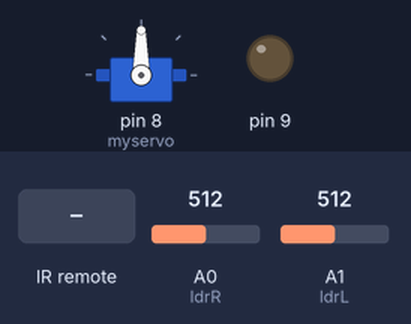
Recording of a sketch running on a simulated Arduino Uno, built with avr-gcc and run on an emulated ATmega328P. Shown: servo, output pins drawn as LEDs (lit = HIGH). Inputs (shaded band) come from the test bench; at power-on: A0 (ldrR) = 512, A1 (ldrL) = 512. What the sketch prints to the serial monitor is not drawn.

Above: at 1.2 s.
1.3 s: infrared code 0xB946FF00 received
At 2.6 s:
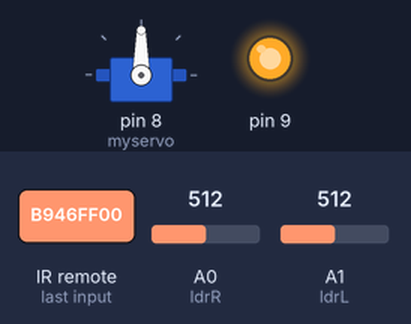
4.3 s: infrared code 0xBB44FF00 received
At 4.9 s:
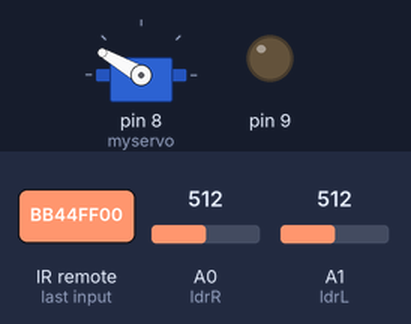
5.8 s: infrared code 0xBC43FF00 received
At 6.4 s:
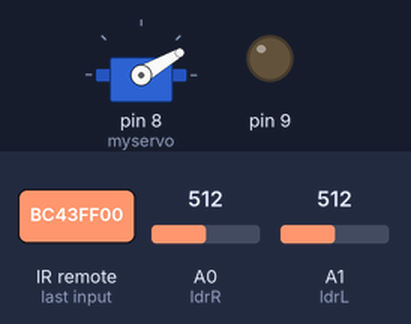
7.3 s: infrared code 0xB946FF00 received
At 7.8 s:
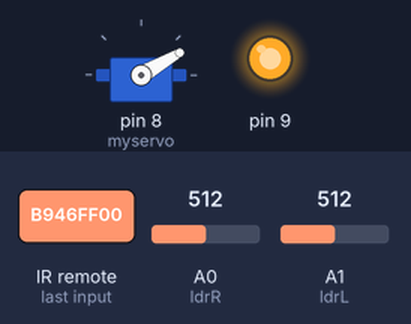
9.8 s: A0 (ldrR) set to 11
11.3 s: A0 (ldrR) set to 8
Timing chart, 0 to 13.8 s (numbered marks = the images above; inputs shaded):
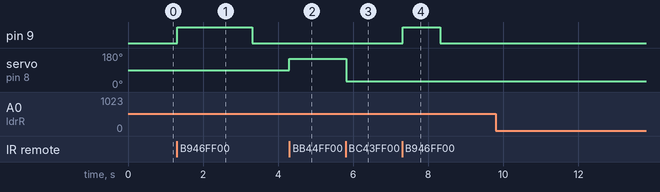

The sketch:

Task1asif.ino
```cpp
#include "IRremote.h"
#include <Servo.h>

int receiver = 12; // Signal Pin of IR receiver to Arduino Digital Pin
const int ldrR = A0;
const int ldrL = A1;
int Lbench, Rbench;
int thresh = 150;
int dir = 0;

Servo myservo;

void setup()
{
  Serial.begin(9600);
  pinMode(9, OUTPUT);
  myservo.attach(8);
  IrReceiver.begin(receiver, ENABLE_LED_FEEDBACK); // Start the receiver
  pinMode(ldrR, INPUT);
  pinMode(ldrL, INPUT);
}

void loop()
{
  int ldrRread = analogRead(ldrR);
  int ldrLread = analogRead(ldrL);
  if (IrReceiver.decode()) // have we received an IR signal?
  {
    if (IrReceiver.decodedIRData.decodedRawData == 3108437760) {  //vol+ button, uses raw value instead of hex
      //Serial.println("up");
      digitalWrite(9, HIGH);
      if (dir == 0) {
        delay(2000);
      }
      else if (dir == 1) {
        delay(1000);
      }
      else if (dir == 2) {
        delay(1400);
      }
      digitalWrite(9, LOW);
    }
    else if (IrReceiver.decodedIRData.decodedRawData == 3927310080) { //vol- button
      //Serial.println("down");
      myservo.write(90);
      dir = 0;
    }
    else if (IrReceiver.decodedIRData.decodedRawData == 3141861120) { //skip to start button
      //Serial.println("left");
      myservo.write(180 - 30);
      dir = 2;

    }
    else if (IrReceiver.decodedIRData.decodedRawData == 3158572800) { //skip to end button
      //Serial.println("right");
      myservo.write(0 + 30);
      dir = 1;
    }
    else if (IrReceiver.decodedIRData.decodedRawData == 3860463360) { //eq button
      Lbench = ldrLread;
      Rbench = ldrRread;
    }
    Serial.println(IrReceiver.decodedIRData.decodedRawData);
    IrReceiver.resume();
  }

//  if (ldrLread > Lbench + 150) {
//    myservo.write(90+15);
//  }
//  else if (ldrRread > Rbench + 150) {
//    myservo.write(90-15);
//  }
//  else if ((ldrRread < Rbench + 150) && (ldrLread > Lbench + 150)) {
//    myservo.write(90);
//  }

  Serial.print("right ");
  Serial.print(ldrRread);
  Serial.print("    left  ");
  Serial.println(ldrLread);
}
```

Measured:
- after the input at 1.3 s, pin 9: LOW → HIGH at once, → LOW 2.0 s later
- after the input at 4.3 s, servo on pin 8 (myservo): 90° → 150° at once
- after the input at 5.8 s, servo on pin 8 (myservo): 150° → 30° at once
- after the input at 7.3 s, pin 9: LOW → HIGH at once, → LOW 1.0 s later
- after the input at 9.8 s, every drawn part: stays the same
- after the input at 11.3 s, every drawn part: stays the same
